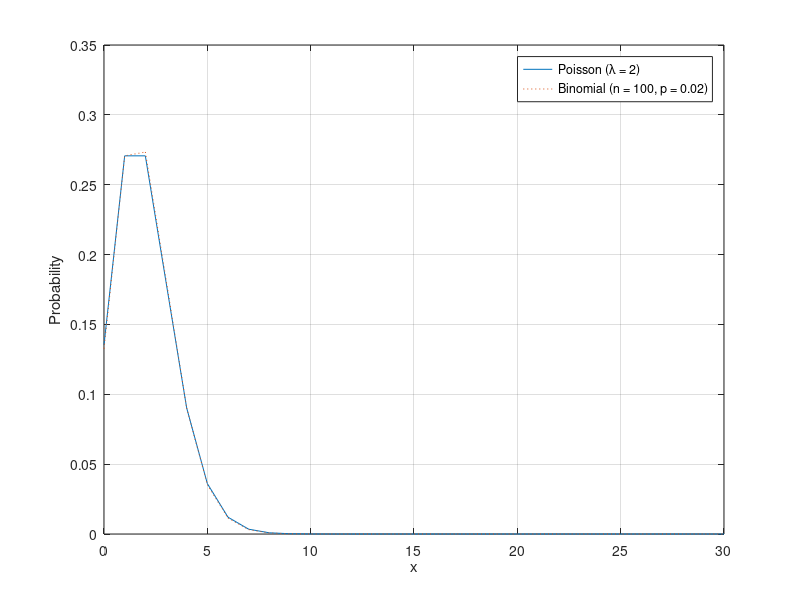

This chart was generated by the following MATLAB code:
clc
clear

l = 2;
n = 100;
p = 0.02;
x = 0:30;

poisson = poisspdf(x,l);
binomial = binopdf(x,n,p);

plot(x, poisson, x, binomial,':');
xlabel('x');
ylabel('Probability');
legend('Poisson (\lambda = 2)', 'Binomial (n = 100, p = 0.02)'); grid on;

